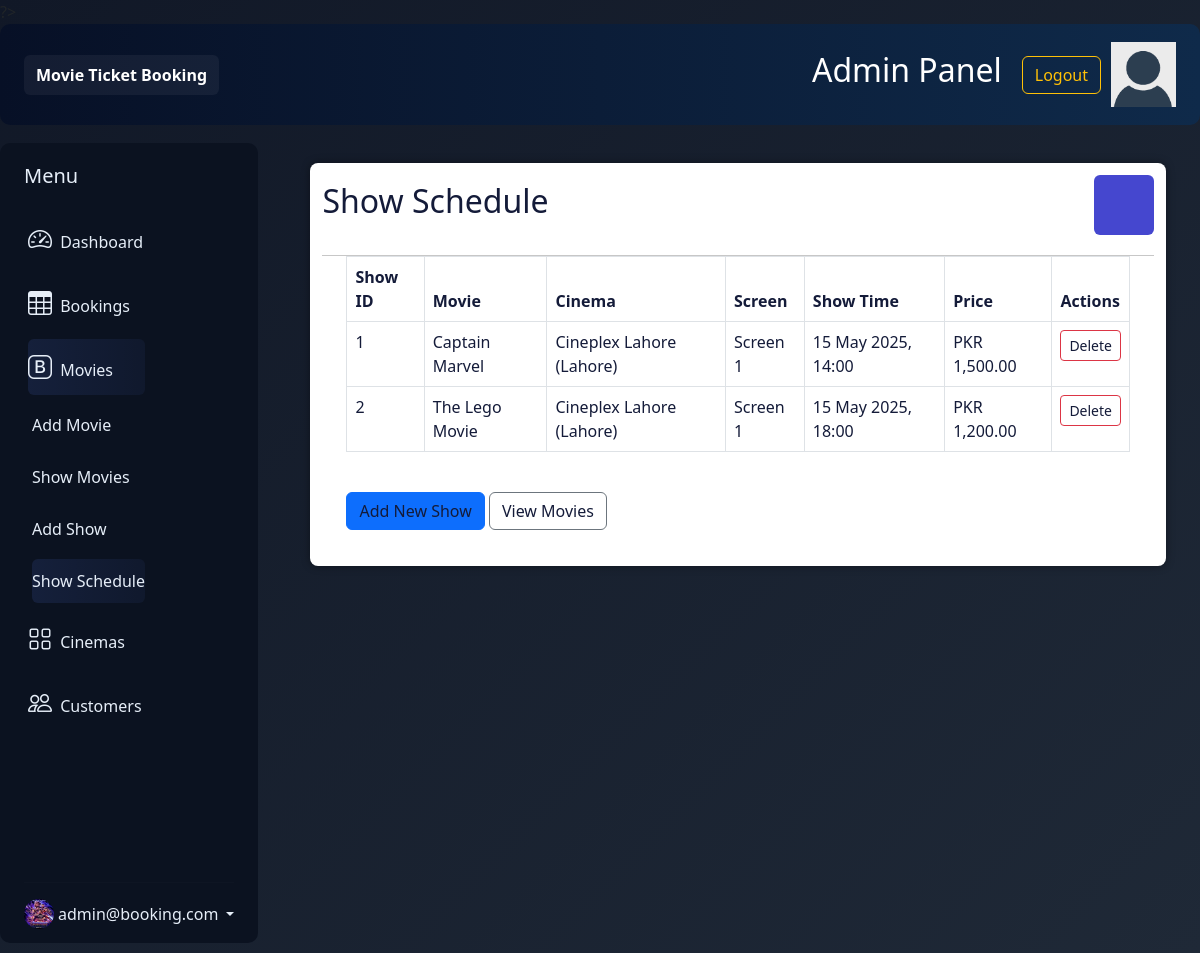
The page /admin/show-schedule.php (signed in) on the database its author committed.
### tables this page shows
CREATE TABLE movie_show (
    show_id INT AUTO_INCREMENT PRIMARY KEY,
    show_time DATETIME NOT NULL,
    price DECIMAL(8,2) NOT NULL,

    movie_id INT NOT NULL,
    screen_id INT NOT NULL,

    CHECK (price > 0),

    FOREIGN KEY (movie_id)
    REFERENCES movie(movie_id)
    ON DELETE CASCADE,

    FOREIGN KEY (screen_id)
    REFERENCES screen(screen_id)
    ON DELETE NO ACTION,

    UNIQUE(screen_id, show_time)
);

CREATE TABLE movie (
    movie_id INT AUTO_INCREMENT PRIMARY KEY,
    title VARCHAR(200) NOT NULL,
    duration_min INT NOT NULL,
    language VARCHAR(50) NOT NULL,
    rating ENUM('U', 'PG', 'PG-13', 'R') NOT NULL,
    genres VARCHAR(300) NOT NULL,
    poster_url VARCHAR(500),
    release_date DATE NOT NULL,
    description VARCHAR(1000),

    CHECK (duration_min > 0)
);

CREATE TABLE cinema (
    cinema_id INT AUTO_INCREMENT PRIMARY KEY,
    cinema_name VARCHAR(150) NOT NULL,
    city VARCHAR(100) NOT NULL,
    address VARCHAR(300) NOT NULL,
    phone VARCHAR(20)
);

CREATE TABLE screen (
    screen_id INT AUTO_INCREMENT PRIMARY KEY,
    screen_name VARCHAR(100) NOT NULL,
    total_seats INT NOT NULL,
    cinema_id INT NOT NULL,

    CHECK (total_seats > 0),

    FOREIGN KEY (cinema_id)
    REFERENCES cinema(cinema_id)
    ON DELETE CASCADE
);

### admin/show-schedule.php (the view, shortened to what this page needs)
<?php
include 'config.php';
$shows = [];
$query = "SELECT ms.show_id, ms.show_time, ms.price, m.title AS movie_title, sc.screen_name, c.cinema_name, c.city
          FROM movie_show ms
          JOIN movie m ON ms.movie_id = m.movie_id
          JOIN screen sc ON ms.screen_id = sc.screen_id
          JOIN cinema c ON sc.cinema_id = c.cinema_id
          ORDER BY ms.show_time";
if ($result = mysqli_query($con, $query)) {
    while ($row = mysqli_fetch_assoc($result)) {
        $shows[] = $row;
    }
}
?>
<!DOCTYPE html>
<html lang="en">
<head>
    <link rel="stylesheet" href="../style/styles.css">
</head>
<body>
    <?php include('header.php'); ?>
    <div class="admin-container">
        <?php include('sidebar.php'); ?>
        <div class="admin-section admin-section2">
            <div class="admin-section-column">
                <div class="admin-section-panel admin-section-panel2">
                    <div class="admin-panel-section-header">
                        <h2>Show Schedule</h2>
                        <i class="fas fa-list" style="background-color: #4547cf"></i>
                    </div>
                    <div class="table-responsive mx-4 mb-4">
                        <?php if (empty($shows)): ?>
                            <div class="alert alert-warning">No show schedule found. Please add shows first.</div>
                        <?php else: ?>
                            <table class="table table-bordered" width="100%" cellspacing="0">
                                <thead>
                                    <tr>
                                        <th>Show ID</th>
                                        <th>Movie</th>
                                        <th>Cinema</th>
                                        <th>Screen</th>
                                        <th>Show Time</th>
                                        <th>Price</th>
                                        <th>Actions</th>
                                    </tr>
                                </thead>
                                <tbody>
                                    <?php foreach ($shows as $show): ?>
                                        <tr>
                                            <td><?php echo htmlspecialchars($show['show_id']); ?></td>
                                            <td><?php echo htmlspecialchars($show['movie_title']); ?></td>
                                            <td><?php echo htmlspecialchars($show['cinema_name'] . ' (' . $show['city'] . ')'); ?></td>
                                            <td><?php echo htmlspecialchars($show['screen_name']); ?></td>
                                            <td><?php echo htmlspecialchars(date('d M Y, H:i', strtotime($show['show_time']))); ?></td>
                                            <td>PKR <?php echo htmlspecialchars(number_format($show['price'], 2)); ?></td>
                                            <td>
                                                <a href="delete-show.php?id=<?php echo $show['show_id']; ?>" class="btn btn-outline-danger btn-sm" onclick="return confirm('Delete this show?');">Delete</a>
                                            </td>
                                        </tr>
                                    <?php endforeach; ?>
                                </tbody>
                            </table>
                        <?php endif; ?>
                    </div>
                    <div class="mx-4 mb-4">
                        <a href="add-show.php" class="btn btn-primary">Add New Show</a>
                        <a href="showmovie.php" class="btn btn-outline-secondary ml-2">View Movies</a>
                    </div>
                </div>
            </div>
        </div>
    </div>
</body>
</html>

### admin/header.php (shortened to what this page needs)
<?php
echo "<link href=\"https://cdn.jsdelivr.net/npm/bootstrap@5.3.0/dist/css/bootstrap.min.css\" rel=\"stylesheet\">\n";
echo "<link href=\"https://cdn.jsdelivr.net/npm/bootstrap-icons@1.10.5/font/bootstrap-icons.css\" rel=\"stylesheet\">\n";
?>
<div class="admin-section-header">
    <div class="admin-logo">
        Movie Ticket Booking
    </div>
    <div class="admin-login-info">
        <div style="padding: 0 20px;">
            <h2><a href="#" class="styleAnchor">Admin Panel</a></h2>
        </div>
        <form method='post' action="">
            <input type="submit" value="Logout" class="btn btn-outline-warning" name="but_logout">
        </form>
        <img class="admin-user-avatar" src="../img/avatar.png" alt="">
    </div>
</div>

### admin/sidebar.php (shortened to what this page needs)
<?php
$cur_page = basename($_SERVER['PHP_SELF']);
function isActive($name) { global $cur_page; return $cur_page === $name ? 'active' : ''; }
function submenuShow(array $names) { global $cur_page; foreach ($names as $n) if ($cur_page === $n) return 'show'; return ''; }
?>
<aside class="admin-sidebar-col">
    <div class="admin-sidebar bg-dark px-sm-2 px-0">
        <div class="d-flex flex-column align-items-center align-items-sm-start px-3 pt-2 text-white min-vh-100">
            <a href="../admin.php" class="d-flex align-items-center pb-3 mb-md-0 me-md-auto text-white text-decoration-none">
                <span class="fs-5 d-none d-sm-inline">Menu</span>
            </a>
            <ul class="nav nav-pills flex-column mb-sm-auto mb-0 align-items-center align-items-sm-start" id="menu">
                <li class="nav-item">
                    <a href="admin.php" class="nav-link align-middle px-0 text-white <?php echo isActive('admin.php'); ?>">
                        <i class="fs-4 bi-speedometer2"></i> <span class="ms-1 d-none d-sm-inline">Dashboard</span>
                    </a>
                </li>
                <li>
                    <a href="view.php" class="nav-link px-0 align-middle text-white <?php echo isActive('view.php'); ?>">
                        <i class="fs-4 bi-table"></i> <span class="ms-1 d-none d-sm-inline">Bookings</span></a>
                </li>
                <li>
                    <a href="#submenu2" data-bs-toggle="collapse" class="nav-link px-0 align-middle text-white <?php echo submenuShow(['addmovie.php','showmovie.php','add-show.php','show-schedule.php']); ?>">
                        <i class="fs-4 bi-bootstrap"></i> <span class="ms-1 d-none d-sm-inline">Movies</span></a>
                    <ul class="collapse nav flex-column ms-1 <?php echo submenuShow(['addmovie.php','showmovie.php','add-show.php','show-schedule.php']); ?>" id="submenu2" data-bs-parent="#menu">
                        <li class="w-100">
                            <a href="addmovie.php" class="nav-link px-0 text-white <?php echo isActive('addmovie.php'); ?>"> <span class="d-none d-sm-inline">Add Movie</span></a>
                        </li>
                        <li>
                            <a href="showmovie.php" class="nav-link px-0 text-white <?php echo isActive('showmovie.php'); ?>"> <span class="d-none d-sm-inline">Show Movies</span></a>
                        </li>
                        <li>
                            <a href="add-show.php" class="nav-link px-0 text-white <?php echo isActive('add-show.php'); ?>"> <span class="d-none d-sm-inline">Add Show</span></a>
                        </li>
                        <li>
                            <a href="show-schedule.php" class="nav-link px-0 text-white <?php echo isActive('show-schedule.php'); ?>"> <span class="d-none d-sm-inline">Show Schedule</span></a>
                        </li>
                    </ul>
                </li>
                <li>
                    <a href="#submenu3" data-bs-toggle="collapse" class="nav-link px-0 align-middle text-white <?php echo submenuShow(['cinemas.php','screens.php','seats.php']); ?>">
                        <i class="fs-4 bi-grid"></i> <span class="ms-1 d-none d-sm-inline">Cinemas</span> </a>
                </li>
                <li>
                    <a href="contactus.php" class="nav-link px-0 align-middle text-white <?php echo isActive('contactus.php'); ?>">
                        <i class="fs-4 bi-people"></i> <span class="ms-1 d-none d-sm-inline">Customers</span> </a>
                </li>
            </ul>
            <hr class="text-secondary w-100">
            <div class="dropdown pb-4 w-100">
                <a href="#" class="d-flex align-items-center text-white text-decoration-none dropdown-toggle" id="dropdownUser1" data-bs-toggle="dropdown" aria-expanded="false">
                    <img src="../img/screenshot/images.jfif" alt="user" width="30" height="30" class="rounded-circle">
                    <span class="d-none d-sm-inline mx-1"><?php echo htmlspecialchars($_SESSION['uname'] ?? 'Admin'); ?></span>
                </a>
            </div>
        </div>
    </div>
</aside>

### style/styles.css (style rules this page uses)
:root { color-scheme: dark; --bg: #070a17; --surface: #10152b; --surface-alt: #111a33; --panel: rgba(19, 28, 59, 0.96); --border: rgba(255,255,255,0.08); --text: #eef2ff; --muted: #9cb0d6; --primary: #5d83ff; --primary-soft: rgba(93, 131, 255, 0.16); --accent: #f4b24b; --shadow: 0 24px 80px rgba(3, 12, 35, 0.35); --bs-secondary-color: #eef2ff; --bs-secondary-bg: rgba(255,255,255,0.08); --bs-secondary-border: rgba(255,255,255,0.12); }
h1, h2, h3, h4, h5, h6 { color: var(--text); }
.admin-panel-section-header > h2 { color: var(--text); }
* { box-sizing: border-box; }
html, body { min-height: 100%; }
body { margin: 0; font-family: 'Inter', sans-serif; color: var(--text); background: linear-gradient(135deg, #111827, #1f2937); }
a { color: inherit; text-decoration: none; }
.bg-dark, .browse-hero, .admin-section1, .seat-map, .booking-panel, .footer { color: var(--text) !important; }
.admin-section-panel, .admin-section-panel * { color: #141b39 !important; }
.admin-section-header { color: #fff; width: 100%; background-color: #3a3a3a; display: grid; grid-template-columns: 1fr 5fr; }
.admin-section-header h2 a { color: #fff; text-decoration: none; }
.admin-user-avatar { width: 65px; }
.admin-login-info { display: flex; align-items: center; justify-content: flex-end; }
.admin-login-info img { margin-left: 10px; }
.admin-logo { padding: 20px 10px; background-color: #5f5f5f; }
.admin-container { display: grid; grid-template-columns: 1fr 5fr; }
.admin-section2 { display: flex; flex-wrap: wrap; padding: 0 4px; }
.admin-section-column { flex: 100%; max-width: 100%; padding: 0 30px; }
.admin-section-panel { width: 100%; vertical-align: middle; background-color: #fff; -webkit-border-radius: 6px; -moz-border-radius: 6px; border-radius: 6px; -webkit-box-shadow: 0px 0px 9px 0px rgba(0, 0, 0, 0.4); -moz-box-shadow: 0px 0px 9px 0px rgba(0, 0, 0, 0.4); box-shadow: 0px 0px 9px 0px rgba(0, 0, 0, 0.4); padding: 20px; margin: 20px 0; }
.admin-panel-section-header { display: flex; align-items: center; justify-content: flex-start; padding-bottom: 20px; border-bottom: #c7c7c7 1px solid; }
.admin-panel-section-header > i { text-align: center; font-size: 30px; color: white; height: 60px; width: 60px; border-radius: 10%; line-height: 60px; transition: all 0.5s ease; margin-left: auto; cursor: pointer; }
.show { display: block; transition: all 0.7s ease; }

### admin/header.php (style rules this page uses)
.admin-container { display:flex;gap:18px }
.admin-section { flex:1 }
.admin-section-header { display:flex;justify-content:space-between;align-items:center;padding:18px 24px;background:linear-gradient(90deg,#071026,#0f2a4a);border-radius:10px;margin-bottom:18px }
.admin-section-panel { background:#fff;border-radius:8px;padding:12px }
.admin-logo { font-weight:700;color:#fff;padding:8px 12px;background:rgba(255,255,255,0.05);border-radius:6px }
.admin-sidebar { border-radius:10px;padding:10px }
.admin-sidebar .nav-link { padding:10px 12px;margin:4px 4px }
.admin-sidebar .nav-link.active, .admin-sidebar .nav-link.show { background:linear-gradient(90deg,rgba(93,131,255,0.12),rgba(93,131,255,0.06));color:#eaf4ff }
.admin-sidebar .nav .nav-link { transition:all .15s ease }
.admin-sidebar .collapse .nav-link { padding-left:2.4rem;border-radius:6px }
.admin-sidebar hr { border-color:rgba(255,255,255,0.04) }

### admin/sidebar.php (style rules this page uses)
.bg-dark { background:#0b1220 !important }
.nav-link { border-radius:8px }
.text-white { color:#e6eef8 !important }
.admin-sidebar-col { order:0;flex:0 0 220px }
.admin-sidebar { position:sticky;top:0;height:100vh }
.admin-section { order:1;flex:1 }

### rows shown on the page
movie_show: show_id "1", movie.title "Captain Marvel", cinema.cinema_name+city "Cineplex Lahore (Lahore)", screen.screen_name "Screen 1", show_time "15 May 2025, 14:00", price "1,500.00"
movie_show: show_id "2", movie.title "The Lego Movie", cinema.cinema_name+city "Cineplex Lahore (Lahore)", screen.screen_name "Screen 1", show_time "15 May 2025, 18:00", price "1,200.00"

### other values the page prints
$_SESSION['uname'] "admin@booking.com"
